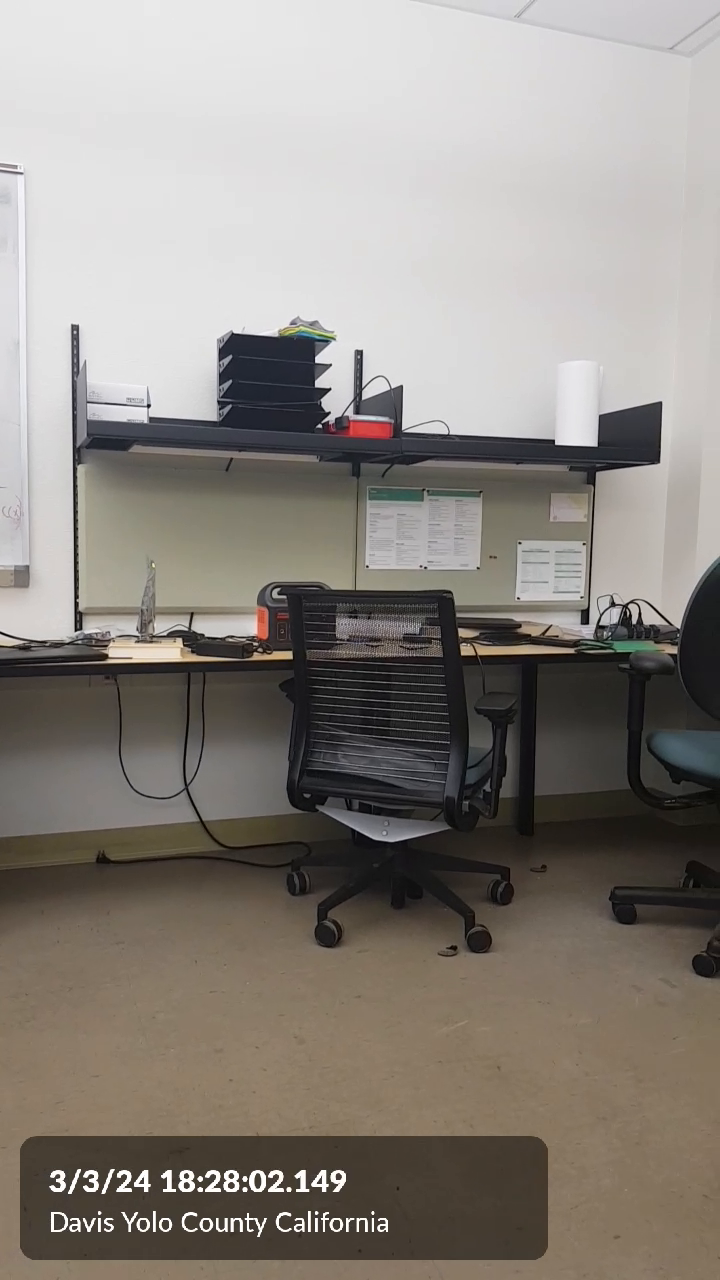
#> input picture frame 12 of data/stamp_20240303_182801.mp4, 720 x 1280 px, given in place of right_camera.mp4, which was not available
$ python extract_frame_w_timestamp.py
#> lines starting #> are read from the running program, lines starting #| are printed output that depends on the picture; after the words box and inside, x2 and y2 are one past the last pixel; in counts of white or black regions, pixels touching at a corner belong together; pictures that were not available may be replaced by others from this repository, and a replacement may not be noted
import cv2
import pytesseract
import re
import os
from tqdm import tqdm
import datetime

# Paths for video and saving results
video_folder = '../data/video/'
output_folder = '../data/output/right_camera/'
frame_interval = 1  # Extract one frame every frame
save_frame_path = output_folder
save_timestamp_path = "../data/output/right_raw_timestamps/"

# Ensure save directories exist
os.makedirs(save_frame_path, exist_ok=True)
os.makedirs(save_timestamp_path, exist_ok=True)

# Video file and output file paths
video = os.path.join(video_folder, "right_camera.mp4")
timestamp_file_path = os.path.join(save_timestamp_path, "timestamps.txt")
utc_file_path = os.path.join(save_timestamp_path, "UTC.txt")

def extract_frames():
    # Open output files for appending data
    with open(timestamp_file_path, 'a+') as tp_file, open(utc_file_path, 'a+') as utc_file:
        # Open video capture
        cap = cv2.VideoCapture(video)
        if not cap.isOpened():
            print(f"Error: Cannot open video file '{video}'")
            exit(1)

        fps = round(cap.get(cv2.CAP_PROP_FPS))
        print('fps:', fps)

        frame_num = 0
        frame_count = int(cap.get(cv2.CAP_PROP_FRAME_COUNT))
        frame_height = int(cap.get(cv2.CAP_PROP_FRAME_HEIGHT))

        # Progress bar for frame processing
        for _ in tqdm(range(frame_count), desc="Processing frames"):
            frame_exists, frame = cap.read()

            if not frame_exists:
                break

            # Hardcode the area of the timestamp (cropping coordinates)
            x, w, y, h = 0, 510, 1018, 100  # Crop area from the left bottom corner
            timestamp_crop = frame[y: y + h, x: x + w]

            # Show the cropped area
            # cv2.imshow('Cropped Timestamp Area', timestamp_crop)
            # if cv2.waitKey(1) & 0xFF == ord('q'):
            #     break

            # Preprocess the cropped area to improve OCR accuracy
            timestamp_grey = cv2.cvtColor(timestamp_crop, cv2.COLOR_BGR2GRAY)
            _, timestamp_thresh = cv2.threshold(timestamp_grey, 127, 255, cv2.THRESH_BINARY)

            # OCR using pytesseract
            candidate_str = pytesseract.image_to_string(timestamp_thresh,
                                                        config='--psm 6 -c tessedit_char_whitelist="NW0123456789/.: "')
            candidate_str = candidate_str.strip().split("\n")

            # Extract timestamp from OCR output if available
            if len(candidate_str) >= 1:
                raw_timestamp = candidate_str[0]

                # Convert the raw timestamp to a UTC datetime object if possible
                try:
                    timestamp_dt = datetime.datetime.strptime(raw_timestamp, "%d/%m/%Y %H:%M:%S")
                    timestamp_utc = timestamp_dt.astimezone(datetime.timezone.utc)
                    utc_str = timestamp_utc.strftime("%Y-%m-%d %H:%M:%S %Z")
                except ValueError:
                    utc_str = "N/A"
            else:
                raw_timestamp, utc_str = "N/A", "N/A"

            # Save timestamp and UTC timestamp to files
            tp_file.write(raw_timestamp + "\n")
            utc_file.write(utc_str + "\n")

            # Save the frame using the timestamp as the filename (replace invalid characters if necessary)
            frame_filename = os.path.join(save_frame_path, f'{raw_timestamp.replace("/", "-").replace(":", "-")}.png')
            cv2.imwrite(frame_filename, frame)

            frame_num += 1
#> this loop made 1 pass
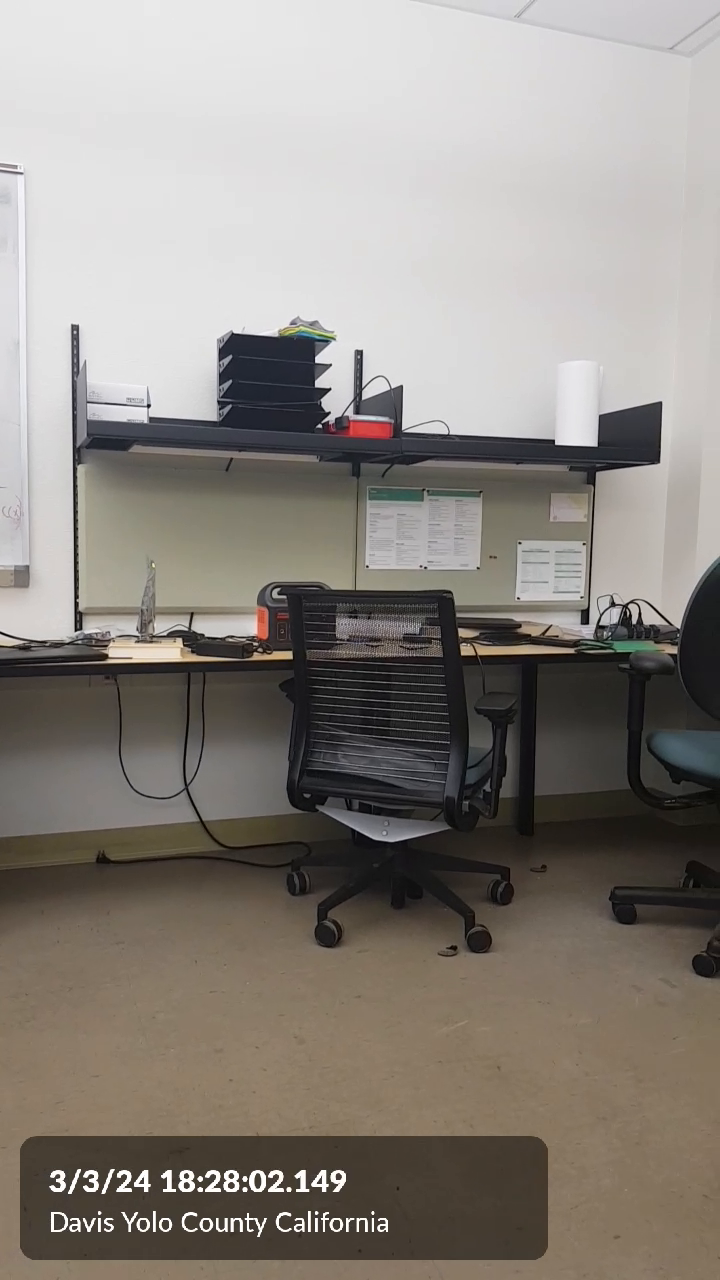
#> input picture frame 12 of data/stamp_20240303_182801.mp4, 720 x 1280 px, given in place of right_camera.mp4, which was not available
#> pass 1, in extract_frames, `timestamp_crop = frame[y: y + h, x: x + w]`:
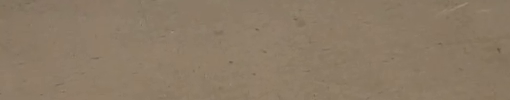
#> timestamp_crop: shape (100, 510, 3); mean B, G, R 101.8, 122.6, 139.8
#> pass 1, in extract_frames, `timestamp_grey = cv2.cvtColor(timestamp_crop, cv2.COLOR_BGR2GRAY)`:
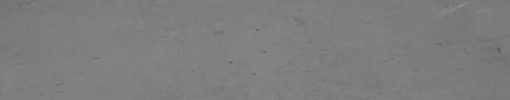
#> timestamp_grey: shape (100, 510); min 85, max 147, mean 125.5
#> pass 1, in extract_frames, `_, timestamp_thresh = cv2.threshold(timestamp_grey, 127, 255, cv2.THRE..`:
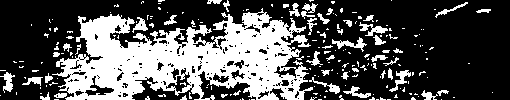
#> timestamp_thresh: shape (100, 510); 33.2% white; 210 white regions (168 under 20 px), largest, box (x1, y1, x2, y2) and area: (52, 8, 313, 100) 13402, (332, 37, 367, 52) 179, (359, 22, 388, 36) 166
#> after the loop, frame_num = 0

        # Release the video capture object
        cap.release()

    # Destroy all OpenCV windows (if any were used)
    cv2.destroyAllWindows()

# Call the function to extract frames and timestamps
extract_frames()
#> (the call stopped at in extract_frames, `candidate_str = pytesseract.image_to_string(timestamp_thresh, config='..`: pytesseract is not available in this run)

$ run again, starting later in the video
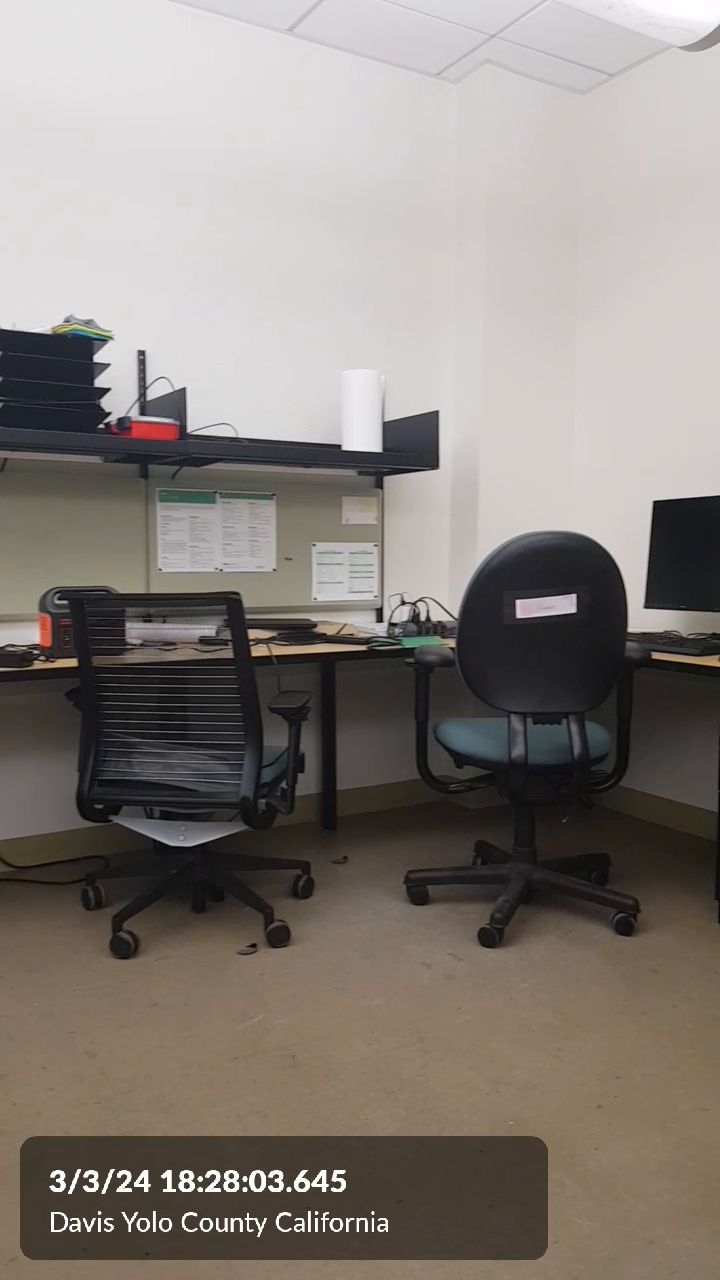
#> input picture frame 55 of data/stamp_20240303_182801.mp4, 720 x 1280 px, given in place of right_camera.mp4, which was not available
#> the loop in extract_frames, `for _ in tqdm(range(frame_count), desc="Processing frames"):` made 1 pass
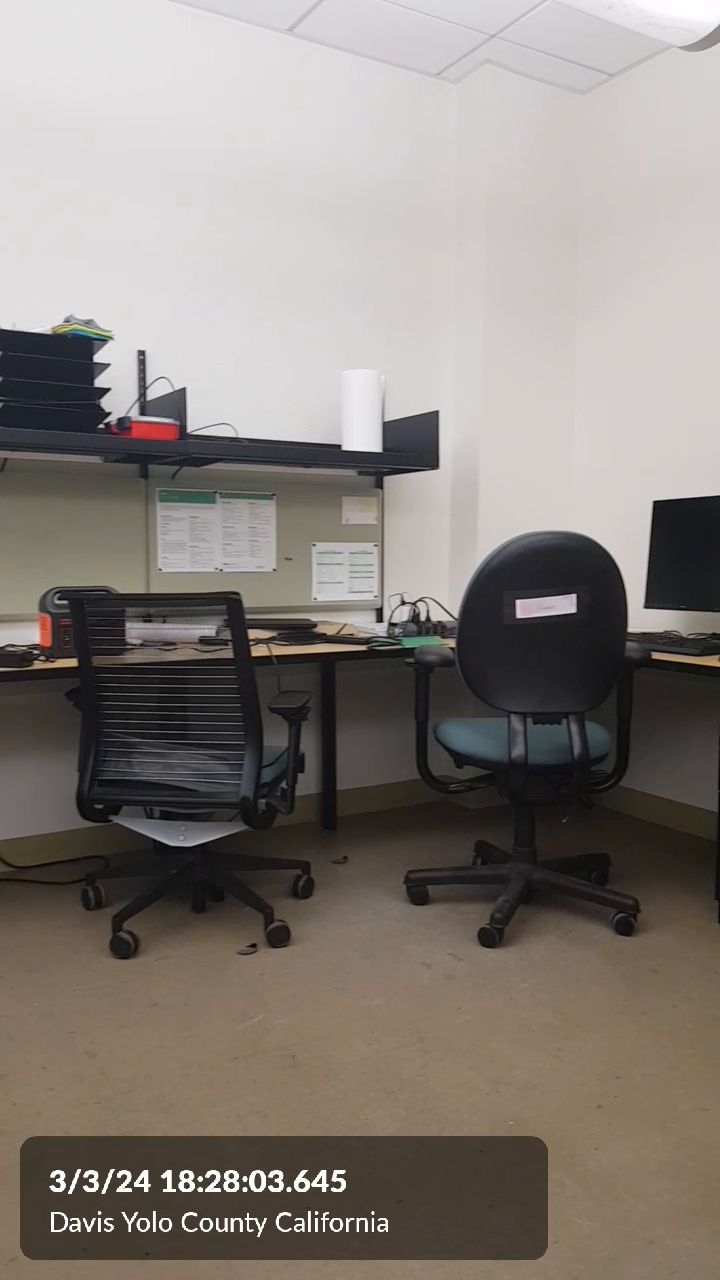
#> input picture frame 55 of data/stamp_20240303_182801.mp4, 720 x 1280 px, given in place of right_camera.mp4, which was not available
#> pass 1, in extract_frames, `_, timestamp_thresh = cv2.threshold(timestamp_grey, 127, 255, cv2.THRE..`:
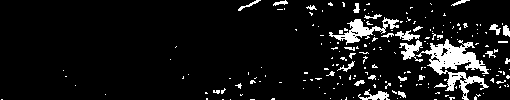
#> timestamp_thresh: shape (100, 510); 8.4% white; 197 white regions (168 under 20 px), largest, box (x1, y1, x2, y2) and area: (416, 39, 489, 100) 1527, (329, 17, 399, 45) 592, (399, 40, 423, 62) 238
#> after the loop in extract_frames, `for _ in tqdm(range(frame_count), desc="Processing frames"):`: frame_num = 0

$ run again, starting later in the video
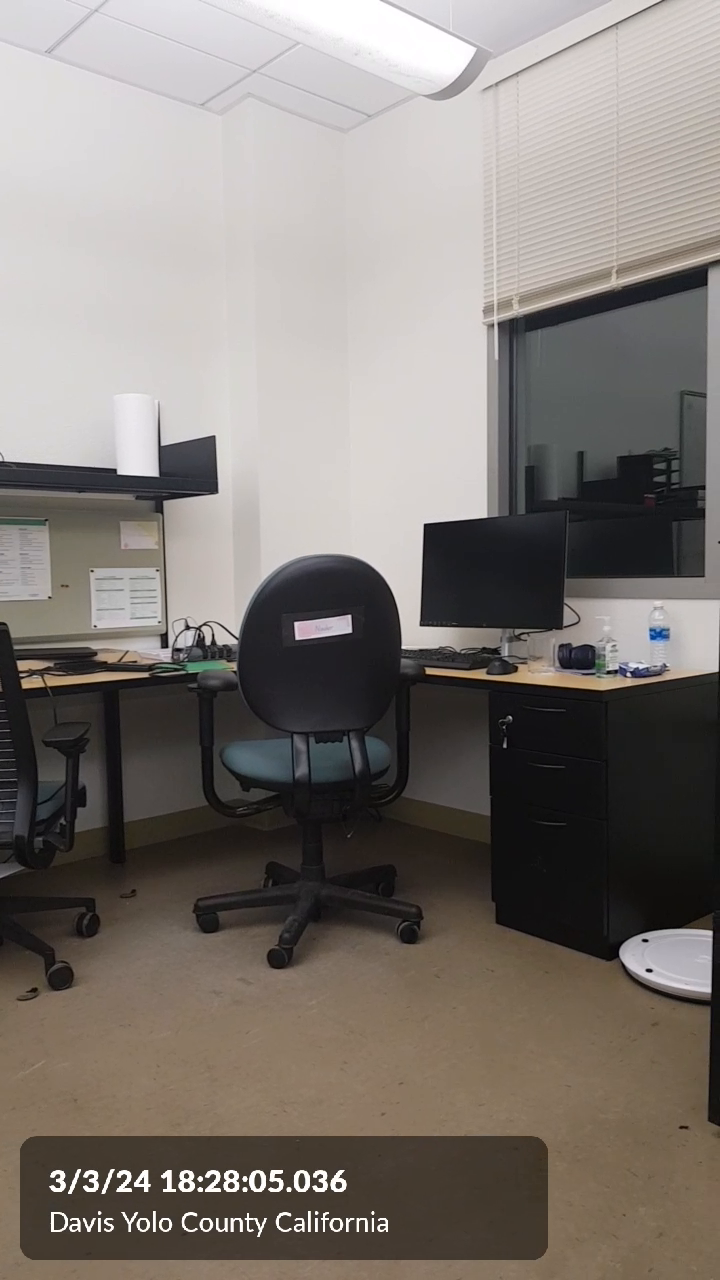
#> input picture frame 99 of data/stamp_20240303_182801.mp4, 720 x 1280 px, given in place of right_camera.mp4, which was not available
#> the loop in extract_frames, `for _ in tqdm(range(frame_count), desc="Processing frames"):` made 1 pass
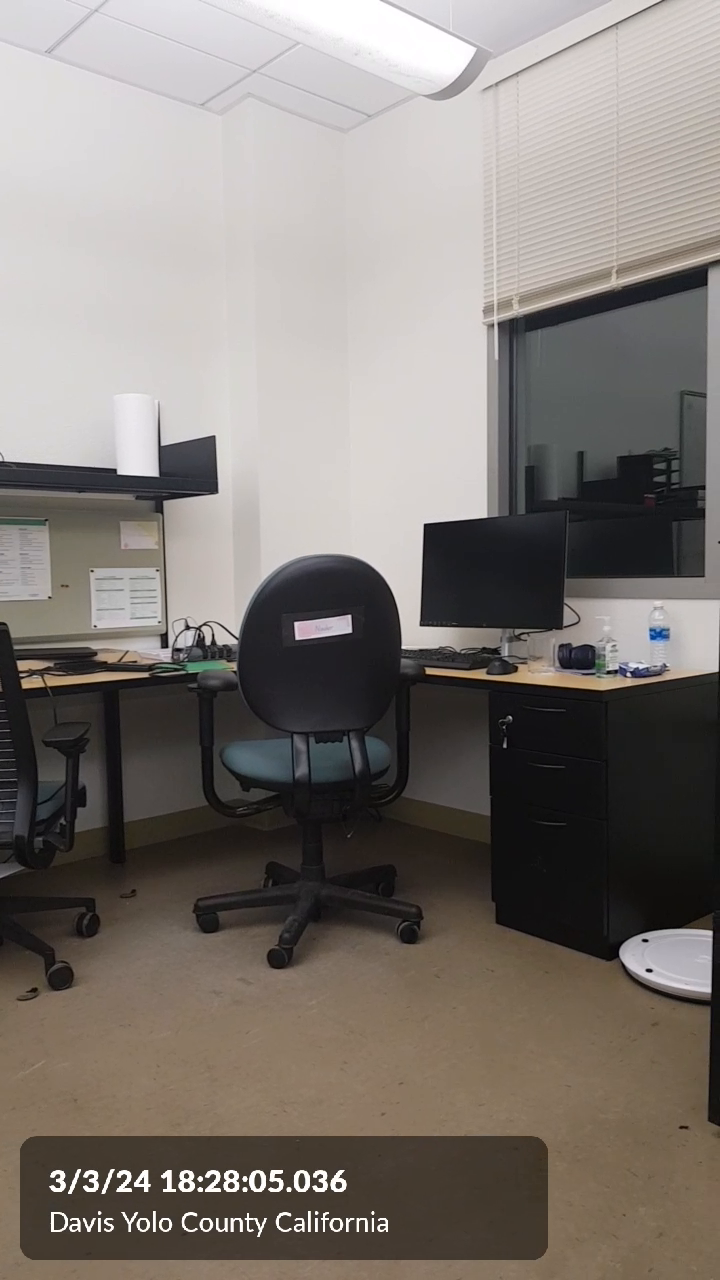
#> input picture frame 99 of data/stamp_20240303_182801.mp4, 720 x 1280 px, given in place of right_camera.mp4, which was not available
#> pass 1, in extract_frames, `_, timestamp_thresh = cv2.threshold(timestamp_grey, 127, 255, cv2.THRE..`:
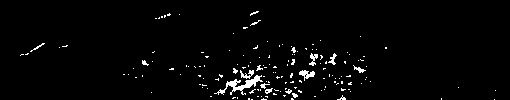
#> timestamp_thresh: shape (100, 510); 2.4% white in thin lines or dots, all inside (x1, y1, x2, y2) = (20, 11, 496, 100)
#> after the loop in extract_frames, `for _ in tqdm(range(frame_count), desc="Processing frames"):`: frame_num = 0
